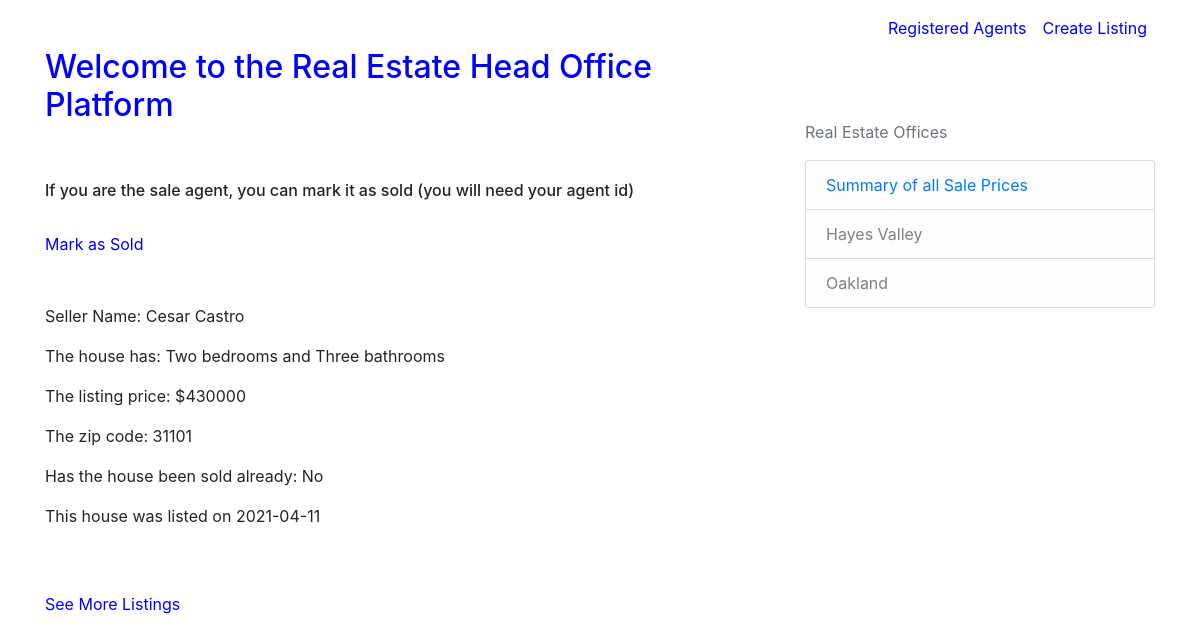
The app's page /listing/2, older data.
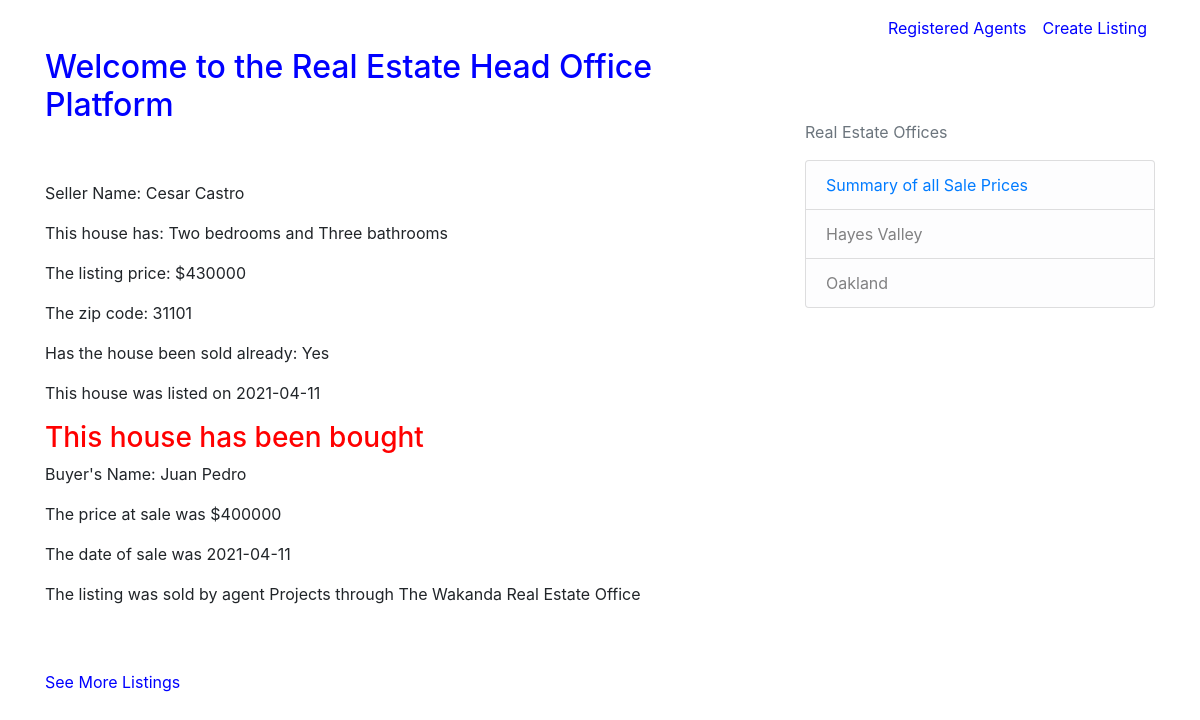
The same page, newer data.
### real_estate/models.py (models this page shows, shortened)
class Listing(db.Model):
    id = db.Column(db.Integer, primary_key=True)
    seller = db.Column(db.String(100), nullable=False)
    price = db.Column(db.String(100), nullable=False)
    date = db.Column(db.DateTime, nullable=False, default=datetime.utcnow)
    bedrooms = db.Column(db.String(100), nullable=False)
    bathrooms = db.Column(db.String(100), nullable=False)
    zipcode = db.Column(db.String(100), nullable=False)
    sold = db.Column(db.String(100), nullable=False, default="No")
    office = db.Column(db.String(100), nullable=False)
    agent_id = db.Column(db.Integer, db.ForeignKey('agent.id'), nullable=False)
    buyer = db.Column(db.String(100), nullable=False, default="")
    saleprice = db.Column(db.String(100), nullable=False, default="")
    saledate = db.Column(db.DateTime, nullable=False, default=datetime.utcnow)
    saleoffice = db.Column(db.String(100), nullable=False, default="")

class Agent(db.Model):
    id = db.Column(db.Integer, primary_key=True)
    name = db.Column(db.String(100), nullable=False)
    listings = db.relationship('Listing', backref='agent', lazy=True)

### real_estate/routes.py (the view)
@app.route("/listing/<int:listing_id>")
def listing(listing_id):
    listing = Listing.query.get_or_404(listing_id)
    return render_template('listing.html', title=listing.seller, listing=listing)

### real_estate/templates/listing.html
{% extends "layout.html" %}
{% block navigation%}
<a class="nav-item nav-link" href="{{ url_for('registered_agents') }}" style="color:blue">Registered Agents</a>
<a class="nav-item nav-link" href="{{ url_for('new_listing') }}" style="color:blue">Create Listing</a>
{% endblock navigation %}
{% block content %}
<br>
<br>
<h2><a href="{{ url_for('home') }}" style="color:blue">Welcome to the Real Estate Head Office Platform</a></h2>
<br>
<br>
    {% if listing.sold == "Yes" %}
    <p>Seller Name: {{ listing.seller }}</p>
    <p>This house has: {{ listing.bedrooms }} bedrooms and {{ listing.bathrooms }} bathrooms</p>
    <p>The listing price: ${{ listing.price }}</p>
    <p>The zip code: {{ listing.zipcode }}</p>
    <p>Has the house been sold already: {{ listing.sold }}</p>
    <p>This house was listed on {{ listing.date.strftime('%Y-%m-%d') }}</p>
    <h3 style="color: red;">This house has been bought</h3>
    <p>Buyer's Name: {{ listing.buyer }}</p>
    <p>The price at sale was ${{ listing.saleprice }}</p>
    <p>The date of sale was {{ listing.saledate.strftime('%Y-%m-%d') }}</p>
    <p>The listing was sold by agent {{ listing.agent.name }} through The {{ listing.saleoffice }} Real Estate Office</p>
    <br>
    <br>
    <a href="{{ url_for('home') }}" style="color:blue">See More Listings</a>
    {% else %}
    <h6>If you are the sale agent, you can mark it as sold (you will need your agent id)</h6>
    <br>
    <h7>
        <a href="{{ url_for('sold_listing', listing_id=listing.id) }}" style="color:blue">Mark as Sold</a>
    </h7>
    <br>
    <br>
    <br>
    <p>Seller Name: {{ listing.seller }}</p>
    <p>The house has: {{ listing.bedrooms }} bedrooms and {{ listing.bathrooms }} bathrooms</p>
    <p>The listing price: ${{ listing.price }}</p>
    <p>The zip code: {{ listing.zipcode }}</p>
    <p>Has the house been sold already: {{ listing.sold }}</p>
    <p>This house was listed on {{ listing.date.strftime('%Y-%m-%d') }}</p>
    <br>
    <br>
    <a href="{{ url_for('home') }}" style="color:blue">See More Listings</a>
    {% endif %}
{% endblock content %}

Row changes from the older to the newer data that the page shows:
changed Listing "Cesar Castro": buyer (not shown) → "Juan Pedro"; saleprice (not shown) → "400000"; saledate (not shown) → "2021-04-11"; saleoffice (not shown) → "Wakanda"; sold "No" → "Yes"
now on this page (row unchanged): Agent: agent.name "Projects"
Text that changed along with them:
text no longer shown: "If you are the sale agent, you can mark it as sold (you will need your agent id) Mark as Sold The house has:"
text now shown: "This house has: This house has been bought Buyer's Name: The price at sale was $ The date of sale was The listing was sold by agent through The Real Estate Office"
